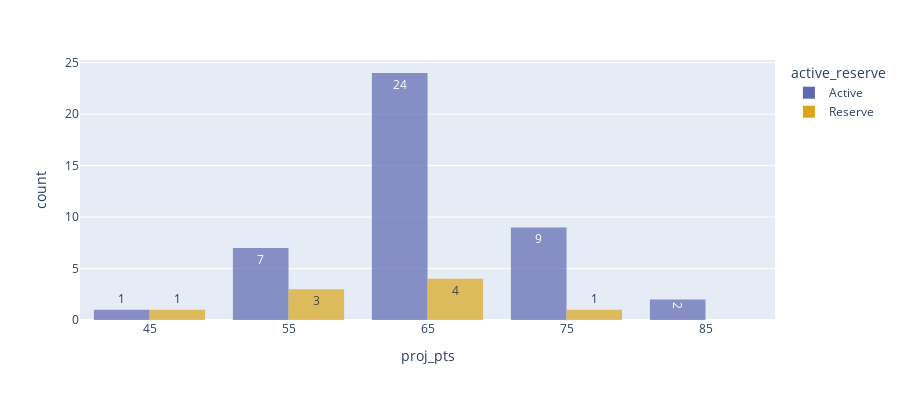

Here is the notebook cell this chart was saved with:
### Code cell
# histogram showing active/inactive

px.histogram(week,
             x='proj_pts',
             opacity=.7,
             nbins=8, 
             color = 'active_reserve',
             color_discrete_map=active_color,
             barmode='group',
             text_auto=True,
             height=400)#.update_xaxes(tickmode='array',tick_vals=["40-49", "50-59", "60-69", "70-79", "80-89"])

### Figure 1 — Plotly figure (JSON) as saved in the notebook; plotly's stock layout.template omitted (floating-point values rounded to 4 significant figures)
{"data": [{"alignmentgroup": "True", "bingroup": "x", "hovertemplate": "active_reserve=Active<br>proj_pts=%{x}<br>count=%{y}<extra></extra>", "legendgroup": "Active", "marker": {"color": "rgb(93,105,177)", "opacity": 0.7, "pattern": {"shape": ""}}, "name": "Active", "nbinsx": 8, "offsetgroup": "Active", "orientation": "v", "showlegend": true, "texttemplate": "%{value}", "type": "histogram", "x": [68.7, 72, 72.3, 58.5, 76.1, 61.5, 62.6, 59.3, 65.4, 74.3, 58.5, 59.5, 54.3, 48.5, 62.7, 66.1, 73.8, 69.2, 69, 75.2, 63.3, 62.6, 62.2, 69.2, 71.9, 66.8, 63.9, 60.2, 65.9, 59.6, 89, 70.9, 68.8, 54.6, 82.9, 73.8, 67.6, 66.9, 60.7, 65.4, 65.3, 62.2, 69], "xaxis": "x", "yaxis": "y"}, {"alignmentgroup": "True", "bingroup": "x", "hovertemplate": "active_reserve=Reserve<br>proj_pts=%{x}<br>count=%{y}<extra></extra>", "legendgroup": "Reserve", "marker": {"color": "rgb(218,165,27)", "opacity": 0.7, "pattern": {"shape": ""}}, "name": "Reserve", "nbinsx": 8, "offsetgroup": "Reserve", "orientation": "v", "showlegend": true, "texttemplate": "%{value}", "type": "histogram", "x": [64, 63, 58.3, 65.4, 60.2, 55.4, 58.8, 49.1, 73.5], "xaxis": "x", "yaxis": "y"}], "layout": {"barmode": "group", "height": 400, "legend": {"title": {"text": "active_reserve"}, "tracegroupgap": 0}, "margin": {"t": 60}, "xaxis": {"anchor": "y", "domain": [0, 1], "title": {"text": "proj_pts"}}, "yaxis": {"anchor": "x", "domain": [0, 1], "title": {"text": "count"}}}}
